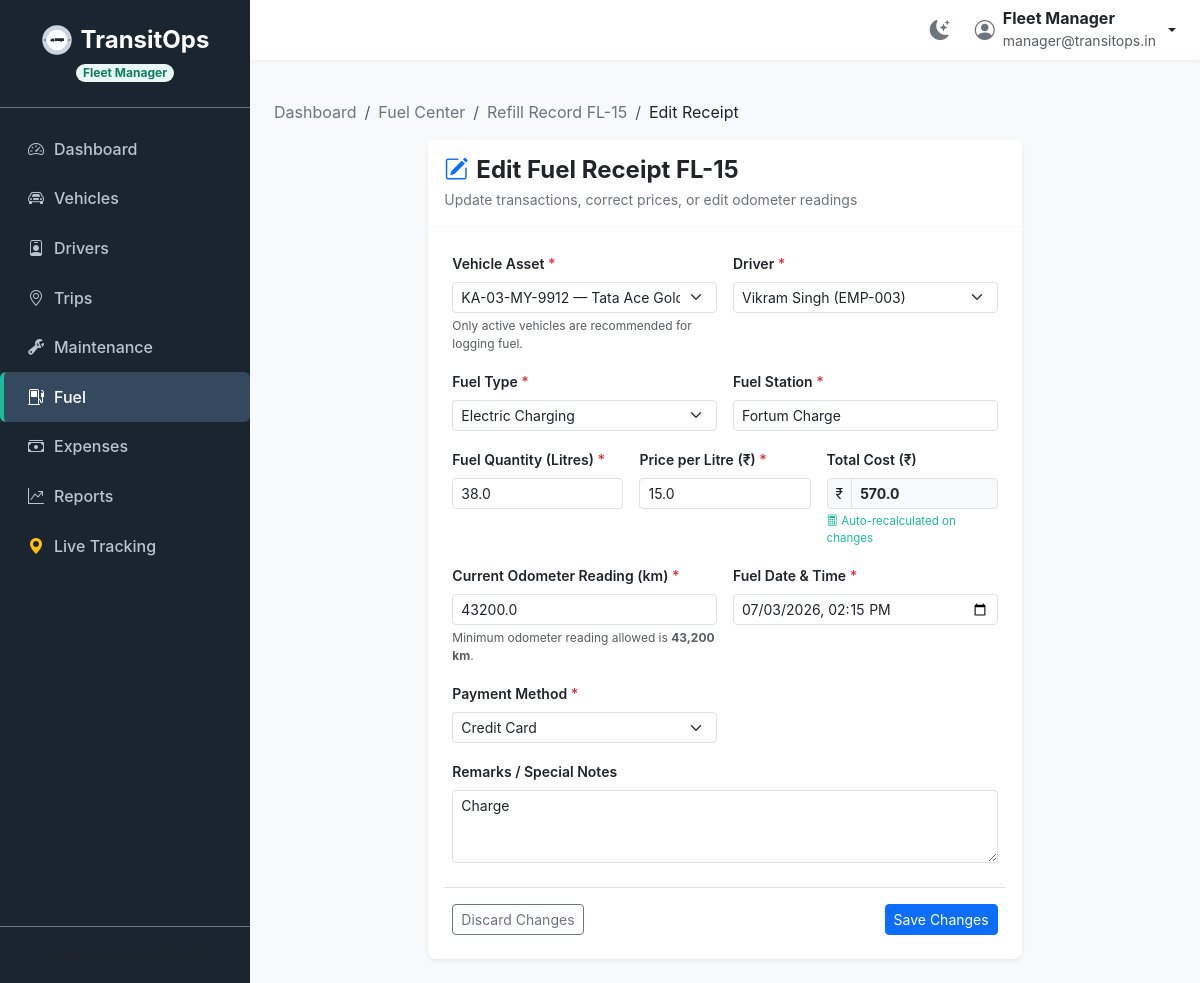
Screenshot of /fuel/edit/15 (signed in) with the database file from the repository.
### tables this page shows
CREATE TABLE fuel_logs (
            id INTEGER PRIMARY KEY AUTOINCREMENT,
            vehicle_id INTEGER NOT NULL,
            driver_id INTEGER,
            fuel_type TEXT,
            fuel_station TEXT,
            liters REAL NOT NULL,
            price_per_liter REAL DEFAULT 0.0,
            cost REAL NOT NULL,
            odometer REAL DEFAULT 0.0,
            date TEXT NOT NULL,
            payment_method TEXT,
            remarks TEXT,
            trip_id INTEGER,
            FOREIGN KEY (vehicle_id) REFERENCES vehicles(id),
            FOREIGN KEY (driver_id) REFERENCES drivers(id),
            FOREIGN KEY (trip_id) REFERENCES trips(id)
        );

CREATE TABLE vehicles (
            id INTEGER PRIMARY KEY AUTOINCREMENT,
            registration_number TEXT UNIQUE NOT NULL,
            name TEXT NOT NULL,
            type TEXT NOT NULL,
            max_load_capacity REAL NOT NULL,
            odometer REAL NOT NULL,
            acquisition_cost REAL NOT NULL,
            status TEXT NOT NULL DEFAULT 'Available',
            region TEXT NOT NULL
        );

CREATE TABLE drivers (
            id INTEGER PRIMARY KEY AUTOINCREMENT,
            name TEXT NOT NULL,
            license_number TEXT UNIQUE NOT NULL,
            license_category TEXT NOT NULL,
            license_expiry_date TEXT NOT NULL,
            contact_number TEXT NOT NULL,
            safety_score REAL NOT NULL DEFAULT 100.0,
            status TEXT NOT NULL DEFAULT 'Available',
            employee_id TEXT UNIQUE,
            email TEXT,
            address TEXT,
            region TEXT,
            date_joined TEXT,
            assigned_vehicle_id INTEGER,
            FOREIGN KEY (assigned_vehicle_id) REFERENCES vehicles(id)
        );

### app.py (the view, shortened to what this page needs)
@app.route('/fuel/edit/<int:id>', methods=['GET', 'POST'])
@roles_required('Fleet Manager', 'Financial Analyst')
def fuel_edit(id):
    conn = get_db_connection()
    log = conn.execute("SELECT * FROM fuel_logs WHERE id = ?", (id,)).fetchone()
    if not log:
        conn.close()
        flash("Fuel record not found.", "error")
        return redirect(url_for('fuel_list'))
    vehicles = conn.execute("SELECT id, registration_number, name, odometer FROM vehicles WHERE status != 'Retired' ORDER BY registration_number").fetchall()
    drivers = conn.execute("SELECT id, name, employee_id FROM drivers ORDER BY name").fetchall()
    conn.close()
    return render_template('fuel/edit.html', log=log, vehicles=vehicles, drivers=drivers, active_page='fuel')

### app.py (called while the page is built, shortened)
@app.before_request
def require_login():
    allowed_routes = ['login', 'static']
    if request.endpoint not in allowed_routes and 'user_id' not in session:
        if request.path.startswith('/api/'):
            return jsonify({'error': 'Unauthorized access.'}), 401
        return redirect(url_for('login'))

def roles_required(*roles):
    def decorator(f):
        @wraps(f)
        def decorated_function(*args, **kwargs):
            if 'user_role' not in session:
                return redirect(url_for('login'))
            if session.get('user_role') not in roles:
                flash("Access Denied: You do not have the required permissions to access this resource.", "error")
                return redirect(url_for('dashboard'))
            return f(*args, **kwargs)
        return decorated_function
    return decorator

@app.context_processor
def inject_driver_trip():
    return {'current_driver_id': None, 'active_trip_id': None}

### database.py (called while the page is built)
def get_db_connection():
    conn = sqlite3.connect(DB_FILE)
    conn.row_factory = sqlite3.Row
    conn.execute('PRAGMA foreign_keys = ON')
    return conn

### templates/fuel/edit.html (shortened to what this page needs)
{% extends 'base.html' %}
{% block content %}
<nav aria-label="breadcrumb" class="mb-3">
  <ol class="breadcrumb small">
    <li class="breadcrumb-item"><a href="/" class="text-decoration-none text-secondary">Dashboard</a></li>
    <li class="breadcrumb-item"><a href="/fuel" class="text-decoration-none text-secondary">Fuel Center</a></li>
    <li class="breadcrumb-item"><a href="/fuel/{{ log.id }}" class="text-decoration-none text-secondary">Refill Record FL-{{ log.id }}</a></li>
    <li class="breadcrumb-item active text-dark" aria-current="page">Edit Receipt</li>
  </ol>
</nav>
<div class="row justify-content-center">
  <div class="col-lg-8">
    <div class="card border-0 shadow-sm rounded-3">
      <div class="card-header bg-white py-3 border-bottom border-light">
        <h4 class="card-title fw-bold m-0 text-dark d-flex align-items-center gap-2">
          <i class="bi bi-pencil-square text-primary"></i> Edit Fuel Receipt FL-{{ log.id }}
        </h4>
        <p class="text-secondary small m-0 mt-1">Update transactions, correct prices, or edit odometer readings</p>
      </div>
      <div class="card-body p-4">
        <form action="/fuel/edit/{{ log.id }}" method="POST" id="edit-fuel-form">
          <div class="row g-3">
            <div class="col-md-6">
              <label for="edit_vehicle_id" class="form-label small fw-semibold text-dark">Vehicle Asset <span class="text-danger">*</span></label>
              <select class="form-select form-select-sm" id="edit_vehicle_id" name="vehicle_id" required>
                {% for v in vehicles %}
                  <option value="{{ v.id }}" {% if log.vehicle_id == v.id %}selected{% endif %} data-odometer="{{ v.odometer }}">
                    {{ v.registration_number }} &mdash; {{ v.name }} [Current Odo: {{ "{:,.0f}".format(v.odometer) }} km]
                  </option>
                {% endfor %}
              </select>
              <div class="form-text" style="font-size: 0.75rem;">Only active vehicles are recommended for logging fuel.</div>
            </div>
            <div class="col-md-6">
              <label for="edit_driver_id" class="form-label small fw-semibold text-dark">Driver <span class="text-danger">*</span></label>
              <select class="form-select form-select-sm" id="edit_driver_id" name="driver_id" required>
                {% for d in drivers %}
                  <option value="{{ d.id }}" {% if log.driver_id == d.id %}selected{% endif %}>{{ d.name }} ({{ d.employee_id }})</option>
                {% endfor %}
              </select>
            </div>
            <div class="col-md-6">
              <label for="edit_fuel_type" class="form-label small fw-semibold text-dark">Fuel Type <span class="text-danger">*</span></label>
              <select class="form-select form-select-sm" id="edit_fuel_type" name="fuel_type" required>
                <option value="Electric Charging" {% if log.fuel_type == 'Electric Charging' %}selected{% endif %}>Electric Charging</option>
              </select>
            </div>
            <div class="col-md-6">
              <label for="edit_fuel_station" class="form-label small fw-semibold text-dark">Fuel Station <span class="text-danger">*</span></label>
              <input type="text" class="form-control form-control-sm" id="edit_fuel_station" name="fuel_station" value="{{ log.fuel_station }}" required>
            </div>
            <div class="col-md-4">
              <label for="edit_liters" class="form-label small fw-semibold text-dark">Fuel Quantity (Litres) <span class="text-danger">*</span></label>
              <input type="number" class="form-control form-control-sm" id="edit_liters" name="liters" min="0.01" step="0.01" value="{{ log.liters }}" required>
            </div>
            <div class="col-md-4">
              <label for="edit_price_per_liter" class="form-label small fw-semibold text-dark">Price per Litre (₹) <span class="text-danger">*</span></label>
              <input type="number" class="form-control form-control-sm" id="edit_price_per_liter" name="price_per_liter" min="0.01" step="0.01" value="{{ log.price_per_liter }}" required>
            </div>
            <div class="col-md-4">
              <label for="edit_total_cost" class="form-label small fw-semibold text-dark">Total Cost (₹)</label>
              <div class="input-group input-group-sm">
                <span class="input-group-text">₹</span>
                <input type="text" class="form-control form-control-sm bg-light fw-bold text-dark" id="edit_total_cost" value="{{ log.cost }}" readonly>
              </div>
              <div class="form-text" style="font-size: 0.72rem; color: #1abc9c;"><i class="bi bi-calculator"></i> Auto-recalculated on changes</div>
            </div>
            <div class="col-md-6">
              <label for="edit_odometer" class="form-label small fw-semibold text-dark">Current Odometer Reading (km) <span class="text-danger">*</span></label>
              <input type="number" class="form-control form-control-sm" id="edit_odometer" name="odometer" min="0" value="{{ log.odometer }}" required>
              <div class="form-text text-muted" id="edit_odo_helper" style="font-size: 0.75rem;">Keep odometer higher than previous entry to record dynamic mileage.</div>
            </div>
            <div class="col-md-6">
              <label for="edit_date" class="form-label small fw-semibold text-dark">Fuel Date &amp; Time <span class="text-danger">*</span></label>
              <input type="datetime-local" class="form-control form-control-sm" id="edit_date" name="date" value="{{ log.date|replace(' ', 'T') }}" required>
            </div>
            <div class="col-md-6">
              <label for="edit_payment_method" class="form-label small fw-semibold text-dark">Payment Method <span class="text-danger">*</span></label>
              <select class="form-select form-select-sm" id="edit_payment_method" name="payment_method" required>
                <option value="Credit Card" {% if log.payment_method == 'Credit Card' %}selected{% endif %}>Credit Card</option>
              </select>
            </div>
            <div class="col-12">
              <label for="edit_remarks" class="form-label small fw-semibold text-dark">Remarks / Special Notes</label>
              <textarea class="form-control form-control-sm" id="edit_remarks" name="remarks" rows="3">{{ log.remarks }}</textarea>
            </div>
            <div class="col-12 border-top pt-3 mt-4 d-flex justify-content-between">
              <a href="/fuel/{{ log.id }}" class="btn btn-outline-secondary btn-sm" id="btn-cancel-edit">Discard Changes</a>
              <button type="submit" class="btn btn-primary btn-sm" id="btn-submit-edit">Save Changes</button>
            </div>
          </div>
        </form>
      </div>
    </div>
  </div>
</div>
{% endblock %}

### templates/base.html (style rules this page uses)
body { font-family: 'Inter', system-ui, -apple-system, sans-serif; background-color: #f8f9fa; min-height: 100vh; display: flex; flex-direction: column; }

### rows the page displays
fuel_logs: id "15", vehicle_id "KA-03-MY-9912 — Tata Ace Gold [Current Odo: 45,000 km]", driver_id "Vikram Singh (EMP-003)", fuel_type "Electric Charging", fuel_station "Fortum Charge", liters "38.0", price_per_liter "15.0", cost "570.0", odometer "43200.0", date "07/03/2026 14:15", payment_method "Credit Card", remarks "Charge"

### other values shown
{{ session.get('user_role') }} "Fleet Manager"
{{ session.get('user_name') }} "Fleet Manager"
{{ session.get('user_email') }} "manager@transitops.in"
